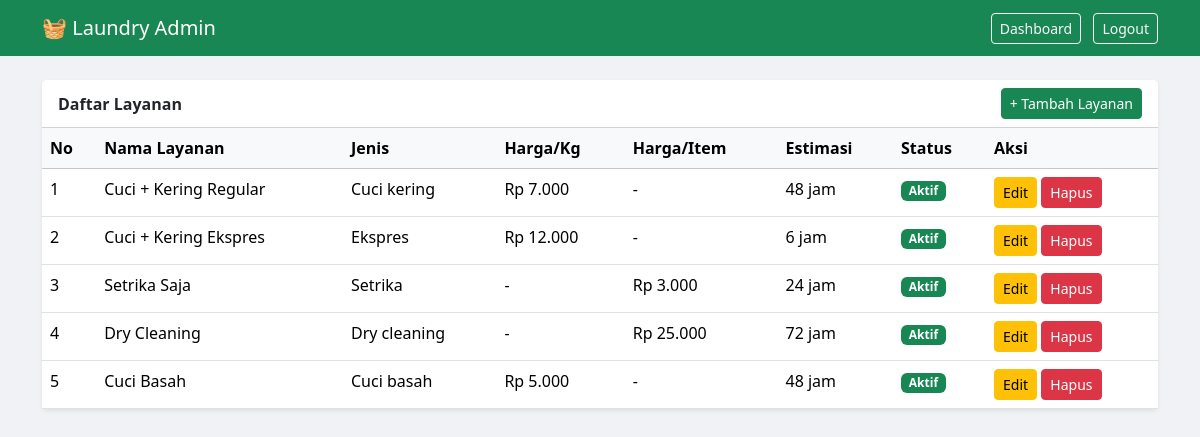
/src/pages/admin/layanan/index.php (signed in), run on the app's committed database.
### tables this page shows
CREATE TABLE layanan (
    id_layanan          INT             NOT NULL AUTO_INCREMENT,
    nama_layanan        VARCHAR(100)    NOT NULL,
    jenis_layanan       ENUM('cuci_kering', 'cuci_basah', 'setrika', 'dry_cleaning', 'ekspres') NOT NULL,
    harga_per_kg        DECIMAL(10,2)   DEFAULT NULL,
    harga_per_item      DECIMAL(10,2)   DEFAULT NULL,
    estimasi_waktu_jam  INT             NOT NULL COMMENT 'Estimasi dalam jam',
    is_aktif            BOOLEAN         NOT NULL DEFAULT TRUE,
    PRIMARY KEY (id_layanan)
);

### src/pages/admin/layanan/index.php (the view, shortened to what this page needs)
<?php
require '../../../config/koneksi.php';
$layanan = mysqli_query($conn, "SELECT * FROM layanan ORDER BY id_layanan ASC");
?>
<!DOCTYPE html>
<html lang="id">
<head>
    <link rel="stylesheet" href="../../../assets/bootstrap/css/bootstrap.min.css">
</head>
<body>
<nav class="navbar navbar-dark mb-4">
    <div class="container">
        <span class="navbar-brand">🧺 Laundry Admin</span>
        <div>
            <a href="../index.php" class="btn btn-outline-light btn-sm me-2">Dashboard</a>
            <a href="../logout.php" class="btn btn-outline-light btn-sm">Logout</a>
        </div>
    </div>
</nav>
<div class="container">
    <div class="card border-0 shadow-sm">
        <div class="card-header bg-white d-flex justify-content-between align-items-center">
            <strong>Daftar Layanan</strong>
            <a href="create.php" class="btn btn-success btn-sm">+ Tambah Layanan</a>
        </div>
        <div class="card-body p-0">
            <table class="table table-hover mb-0">
                <thead class="table-light">
                    <tr>
                        <th>No</th>
                        <th>Nama Layanan</th>
                        <th>Jenis</th>
                        <th>Harga/Kg</th>
                        <th>Harga/Item</th>
                        <th>Estimasi</th>
                        <th>Status</th>
                        <th>Aksi</th>
                    </tr>
                </thead>
                <tbody>
                <?php $no = 1; while ($row = mysqli_fetch_assoc($layanan)): ?>
                    <tr>
                        <td><?= $no++ ?></td>
                        <td><?= $row['nama_layanan'] ?></td>
                        <td><?= ucfirst(str_replace('_', ' ', $row['jenis_layanan'])) ?></td>
                        <td><?= $row['harga_per_kg'] ? 'Rp ' . number_format($row['harga_per_kg'], 0, ',', '.') : '-' ?></td>
                        <td><?= $row['harga_per_item'] ? 'Rp ' . number_format($row['harga_per_item'], 0, ',', '.') : '-' ?></td>
                        <td><?= $row['estimasi_waktu_jam'] ?> jam</td>
                        <td>
                            <?php if ($row['is_aktif']): ?>
                                <span class="badge bg-success">Aktif</span>
                            <?php else: ?>
                                <span class="badge bg-secondary">Nonaktif</span>
                            <?php endif; ?>
                        </td>
                        <td>
                            <a href="update.php?id=<?= $row['id_layanan'] ?>" class="btn btn-warning btn-sm">Edit</a>
                            <a href="delete.php?id=<?= $row['id_layanan'] ?>"
                               class="btn btn-danger btn-sm"
                               onclick="return confirm('Yakin hapus layanan ini?')">Hapus</a>
                        </td>
                    </tr>
                <?php endwhile; ?>
                </tbody>
            </table>
        </div>
    </div>
</div>
</body>
</html>

### src/pages/admin/layanan/index.php (style rules this page uses)
body { background-color: #f0f2f5; }
.navbar { background-color: #198754 !important; }

### data on the page
layanan: nama_layanan "Cuci + Kering Regular", jenis_layanan "Cuci kering", harga_per_kg "7.000", estimasi_waktu_jam "48", is_aktif "Aktif"
layanan: nama_layanan "Cuci + Kering Ekspres", jenis_layanan "Ekspres", harga_per_kg "12.000", estimasi_waktu_jam "6", is_aktif "Aktif"
layanan: nama_layanan "Setrika Saja", jenis_layanan "Setrika", harga_per_item "3.000", estimasi_waktu_jam "24", is_aktif "Aktif"
layanan: nama_layanan "Dry Cleaning", jenis_layanan "Dry cleaning", harga_per_item "25.000", estimasi_waktu_jam "72", is_aktif "Aktif"
layanan: nama_layanan "Cuci Basah", jenis_layanan "Cuci basah", harga_per_kg "5.000", estimasi_waktu_jam "48", is_aktif "Aktif"
